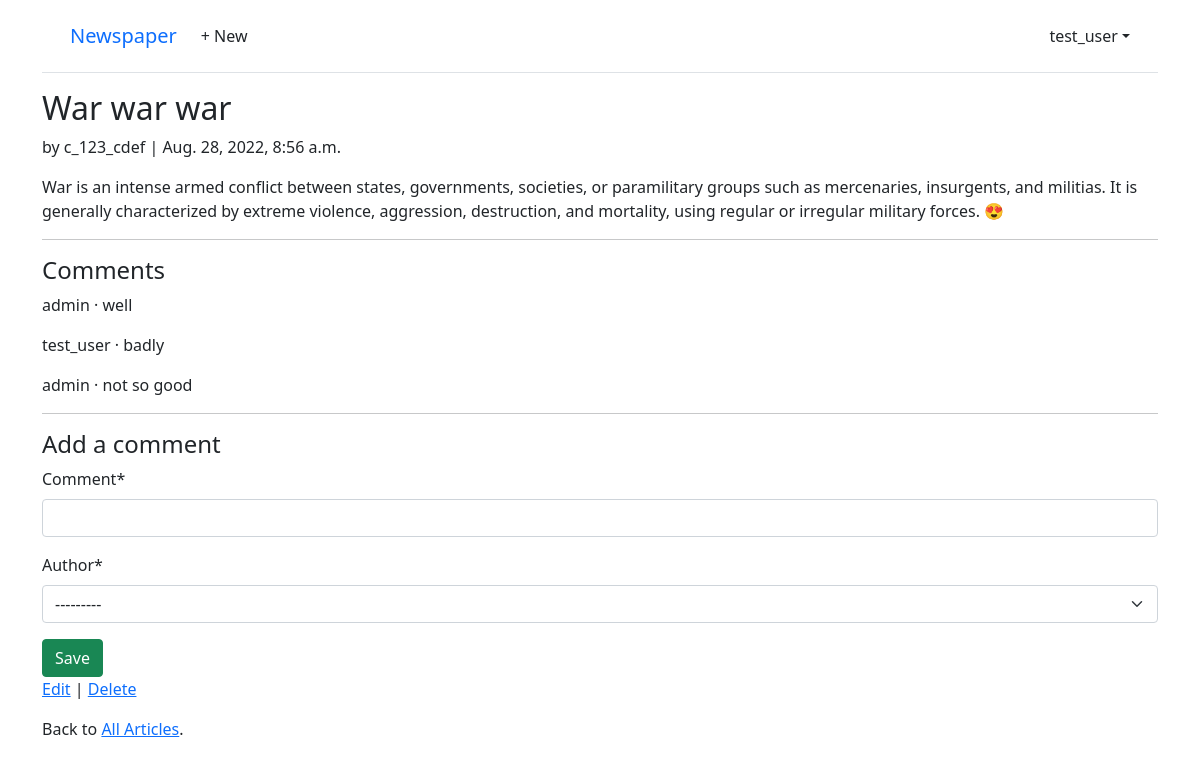
Screenshot of /articles/1/ (signed in) with the database file from the repository.
### accounts/models.py (models this page shows)
class CustomUser(AbstractUser):
    age = models.PositiveIntegerField(null=True, blank=True)

### articles/models.py (models this page shows, shortened)
class Article(models.Model):
    title = models.CharField(max_length=255)
    body = models.TextField()
    date = models.DateTimeField(auto_now_add=True)
    author = models.ForeignKey(settings.AUTH_USER_MODEL, on_delete=models.CASCADE,)

class Comment(models.Model):
    article = models.ForeignKey(Article, on_delete=models.CASCADE)
    comment = models.CharField(max_length=140)
    author = models.ForeignKey(settings.AUTH_USER_MODEL, on_delete=models.CASCADE)
    def __str__(self):
        return self.comment

### articles/views.py (the view, shortened to what this page needs)
# urls.py: path('<int:pk>/', ArticleDetailView.as_view(), name='article_detail'),
class ArticleDetailView(LoginRequiredMixin, View):
    model = Article
    template_name = 'article_detail.html'
    def get(self, request, *args, **kwargs):
        view = CommentGet.as_view()
        return view(request, *args, **kwargs)

### articles/forms.py
class CommentForm(forms.ModelForm):
    class Meta:
        model = Comment
        fields = ("comment", "author")

### articles/views.py (called while the page is built)
    def get_context_data(self, **kwargs):
        context = super().get_context_data(**kwargs)
        context["form"] = CommentForm()
        return context

### templates/article_detail.html (shortened to what this page needs)
{% extends 'base.html' %}
{% load crispy_forms_tags %}
{% block content %}
<div class="article-entry">
    <h2>{{ object.title }}</h2>
    <p>by {{object.author }} | {{ object.date }}</p>
    <p>{{ object.body }}</p>
</div>
<hr>
<h4>Comments</h4>
{% for comment in article.comment_set.all %}
    <p>{{ comment.author }} &middot; {{ comment }}</p>
{% endfor %}
<hr>
<h4>Add a comment</h4>
<form action="" method="post">
    {{ form|crispy }}
    <button class="btn btn-success ml-2" type="submit">Save</button>
</form>
<p>
    <a href="{% url 'article_edit' article.pk %}">Edit</a> |
    <a href="{% url 'article_delete' article.pk %}">Delete</a>
</p>
<p>
    Back to
    <a href="{% url 'article_list' %}">All Articles</a>.
</p>
{% endblock content %}

### templates/base.html (shortened to what this page needs)
<!DOCTYPE html>
<html>
<head>
    <link href="https://cdn.jsdelivr.net/npm/bootstrap@5.1.1/dist/css/bootstrap.min.css" rel="stylesheet">
</head>
<body>
    <div class="container">
        <header class="p-3 mb-3 border-bottom">
            <div class="container">
                <div class="d-flex flex-wrap align-items-center justify-content-center justify-content-lg-start">
                    <a class="navbar-brand" href="{% url 'home' %}">Newspaper</a>
                    <ul class="nav col-12 col-lg-auto me-lg-auto mb-2 justify-content-center mb-md-0">
                    {% if user.is_authenticated %}
                        <li><a href="{% url 'article_new' %}" class="nav-link px-2 link-dark">+ New</a></li>
                    </ul>
                    <div class="dropdown text-end">
                        <a href="#" class="d-block link-dark text-decoration-none dropdown-toggle" id="dropdownUser1" data-bs-toggle="dropdown" aria-expanded="false">{{ user.username }}</a>
                    </div>
                    {% else %}
                    </ul>
                    <div class="text-end">
                        <a href="{% url 'login' %}" class="btn btn-outline-primary me-2">Log In</a>
                        <a href="{% url 'signup' %}" class="btn btn-primary">Sign Up</a>
                    </div>
                    {% endif %}
                </div>
            </div>
        </header>
        <main>
            {% block content %}
            {% endblock content %}
        </main>
    </div>
</body>
</html>

### rows the page displays
CustomUser: username "test_user"
Article: title "War war war", author "c_123_cdef", date "Aug. 28, 2022, 8:56 a.m.", body "War is an intense armed conflict between states, governments, societies, or paramilitary groups such as mercenaries, insurgents, and militias. It is generally characterized by extreme violence, aggression, destruction, and mortality, using regular or irregular military forces. 😍"
Comment: author "admin", comment "well"
Comment: author "test_user", comment "badly"
Comment: author "admin", comment "not so good"
